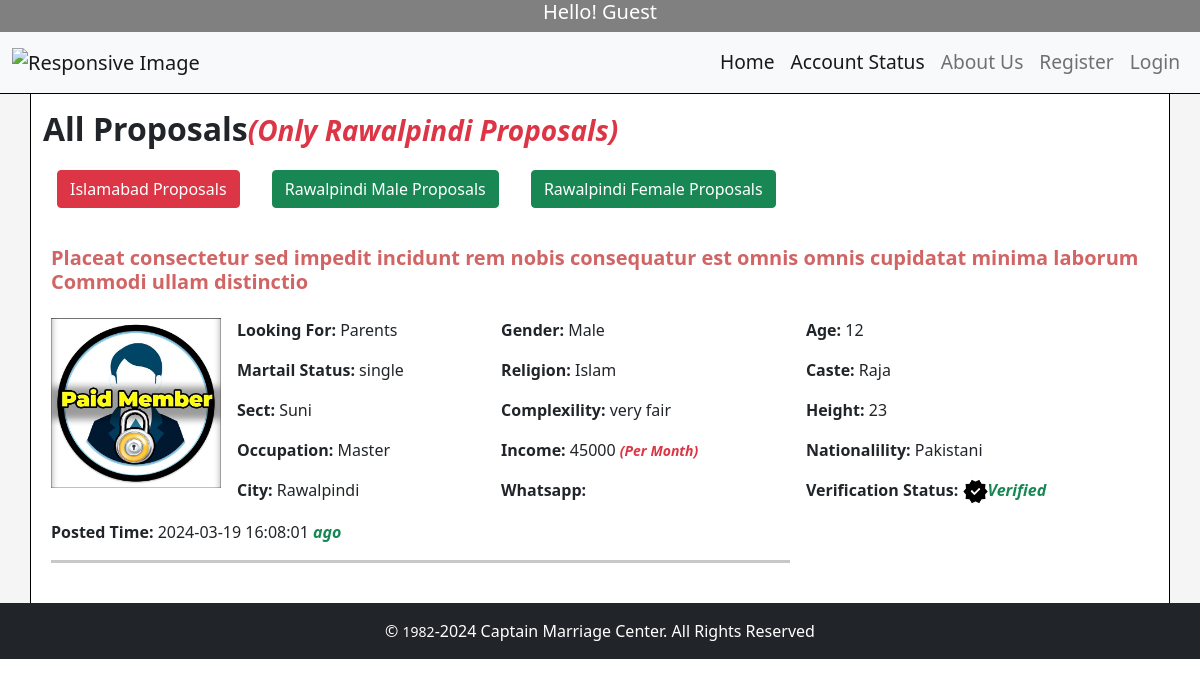
The app's page /rawalpindi.php with its own data.
### tables this page shows
CREATE TABLE `registerinfo` (
  `id` int(11) NOT NULL,
  `username` varchar(255) NOT NULL,
  `email` varchar(255) NOT NULL,
  `password` varchar(255) NOT NULL,
  `status` int(11) DEFAULT NULL,
  `whatsapp` varchar(20) DEFAULT NULL,
  `user_image` varchar(255) DEFAULT NULL,
  `userid` varchar(20) DEFAULT NULL,
  `bio` text DEFAULT NULL,
  `self` text DEFAULT NULL,
  `gender` varchar(10) DEFAULT NULL,
  `age` int(11) DEFAULT NULL,
  `martial` varchar(20) DEFAULT NULL,
  `religion` varchar(50) DEFAULT NULL,
  `caste` varchar(50) DEFAULT NULL,
  `sect` varchar(50) DEFAULT NULL,
  `color` varchar(50) DEFAULT NULL,
  `height` varchar(50) DEFAULT NULL,
  `study` varchar(255) DEFAULT NULL,
  `occup` varchar(255) DEFAULT NULL,
  `income` varchar(50) DEFAULT NULL,
  `nation` varchar(50) DEFAULT NULL,
  `city` varchar(50) DEFAULT NULL,
  `created` timestamp NOT NULL DEFAULT current_timestamp()
);

### rawalpindi.php (the view, shortened to what this page needs)
<?php
include_once('connection.php');
?>
<!DOCTYPE html>
<html lang="en">
<head>
  <link rel="stylesheet" href="css/style.css">
  <link href="https://cdn.jsdelivr.net/npm/bootstrap@5.0.2/dist/css/bootstrap.min.css" rel="stylesheet">
</head>
<body>
  <?php
  include ('header_info.php');
  ?>
  <nav class="navbar navbar-expand-lg navbar-light bg-light" style="border-bottom:1px solid black;">
  <div class="container-fluid">
        <a class="navbar-brand" href="home.php"><img src="img//logo.png"  title="Home Page" alt="Responsive Image" height="80"></a>
    <div class="collapse navbar-collapse" id="navbarNavDropdown">
      <ul class="navbar-nav ms-auto">
        <li class="nav-item">
          <a class="nav-link active" aria-current="page" href="home.php" style="font-size: larger;">Home</a>
        </li>
        <li class="nav-item">
          <a class="nav-link active" aria-current="page" href="account_status.php" style="font-size: larger;">Account Status</a>
        </li>
        <li class="nav-item">
          <a class="nav-link" href="about.php" style="font-size: larger;">About Us</a>
        </li>
        <li class="nav-item">
        <?php
            if(!isset($_SESSION['username'])){
            ?>
              <a class="nav-link" href="register.php" id="bt-reg" style="font-size: larger;">Register</a>
              <?php
            }
          ?>
        </li>
        <li class="nav-item">
          <?php
            if(!isset($_SESSION['username'])){
            ?>
              <a class="nav-link" href="login.php" id="bt-login" style="font-size: larger;">Login</a>
              <?php
            }
          ?>
        </li>
      </ul>
    </div>
  </div>
</nav>
<div class="area" style="background-color: whitesmoke;">
    <div class="container" style="background-color: white; border-left:1px solid black;border-right:1px solid black;">
        <div class="row">
            <div class="col-lg-12 col-md-12 col-sm-12 py-3">
              <h2 class="fw-bold">All Proposals<small class="text-danger"><i>(Only Rawalpindi Proposals)</i></small></h2>
              <a href="islamabad.php" class="btn btn-danger">Islamabad Proposals</a>
              <a href="rawalpindi_male.php" class="btn btn-success">Rawalpindi Male Proposals</a>
              <a href="rawalpindi_female.php" class="btn btn-success">Rawalpindi Female Proposals</a>
            </div>
        </div>
        <div class="row" style="boder: 1px solid gray;">
            <div class="col-lg-12 col-md-12 col-sm-10">
              <div class="table-responsive">
                <table class="table table-borderless">
                  <tbody>
                    <?php
                      $query = "select * from registerinfo Where city='rawalpindi'";
                      $query_search = mysqli_query($con,$query);
                      if(mysqli_num_rows($query_search)>0){
                      while($res = mysqli_fetch_assoc($query_search)){
                      ?>
                        <tr>
                          <td colspan="4"><h5 style="color:#d16565; font-weight:650;" ><?php echo $res['bio'];?></h5></td>
                        </tr>
                        <tr>
                        <td rowspan="5" style="width:150px;">
                            <span>
                                <?php
                                  if(!isset($_SESSION['id'])){
                                    ?>
                                    <?php
                                    if($res['gender']=="Male"){
                                      ?>
                                      <img src="img/logout_male.jpg" height="170px" width="170px" alt="Logout_Male">
                                      <?php
                                    }
                                    else{
                                      ?>
                                      <img src="img/logout_female.jpg" height="170px" width="170px" alt="Logout_Female">
                                      <?php
                                    }
                                  }
                                  ?>
                              </span>
                            </td>
                          <td><b>Looking For: </b><?php echo $res['self'];?></td>
                          <td><b>Gender: </b><?php echo $res['gender'];?></td>
                          <td><b>Age: </b><?php echo $res['age'];?></td>
                        </tr>
                        <tr>
                          <td><b>Martail Status: </b><?php echo $res['martial'];?></td>
                          <td><b>Religion: </b><?php echo $res['religion'];?></td>
                          <td><b>Caste: </b><?php echo $res['caste'];?></td>
                        </tr>
                        <tr>
                          <td><b>Sect: </b><?php echo $res['sect'];?></td>
                          <td><b>Complexility: </b><?php echo $res['color'];?></td>
                          <td><b>Height: </b><?php echo $res['height'];?></td>
                        </tr>
                        <tr>
                          <td><b>Occupation: </b><?php echo $res['occup'];?></td>
                          <td><b>Income: </b><?php echo $res['income'];?> <small class="text-danger" style="font-weight:bold;"><i>(Per Month)</i></small></td>
                          <td><b>Nationalility: </b><?php echo $res['nation'];?></td>
                        </tr>
                        <tr>
                          <td><b>City: </b><?php echo $res['city'];?></td>
                          <td><b>Whatsapp:</b>
                          </td>
                          <td><b>Verification Status:</b>
                          <?php
                          if($res['status']==0){
                            ?>
                            <span class="text-danger fw-bold"><img src="img/pending.png" height="25px" width="25px"><i>Pending</i></span>
                            <?php
                          }
                          else if($res['status']==1){
                            ?>
                            <span class="text-success fw-bold"><img src="img/verified.png" height="25px" width="25px"><i>Verified</i></span>
                            <?php
                          }
                          else{
                            ?>
                            <span class="text-secondary fw-bold"><img src="img/block.png" height="25px" width="25px"><i>Blocked</i></span>
                            <?php
                          }
                          ?>
                          </td>
                        </tr>
                        <tr>
                          <td colspan="3"><span class="fw-bold">Posted Time:</span>
                            <span>
                            </b><?php echo $res['created'];?>
                            <i class="text-success fw-bold">ago</i>
                            </span>
                            <hr style="height:3px;">
                          </td>
                        </tr>
                        <?php
                      }
                    }
                    ?>
                  </tbody>
                </table>
           </div>
        </div>
    </div>
    </div>
    </div>
    <?php
    include('include/user_footer.php');
    ?>
</body>
</html>

### css/style.css (style rules this page uses)
* { margin: 0; padding: 0; box-sizing: border-box; }
.navbar { color: #a94442 !important; }
.btn-danger, .btn-success { margin: 14px; }

### records on screen
registerinfo: bio "Placeat consectetur sed impedit incidunt rem nobis consequatur est omnis omnis cupidatat minima laborum Commodi ullam distinctio", self "Parents", gender "Male", age "12", martial "single", religion "Islam", caste "Raja", sect "Suni", color "very fair", height "23", occup "Master", income "45000", nation "Pakistani", city "Rawalpindi", status 1 (drawn), created "2024-03-19 16:08:01"
